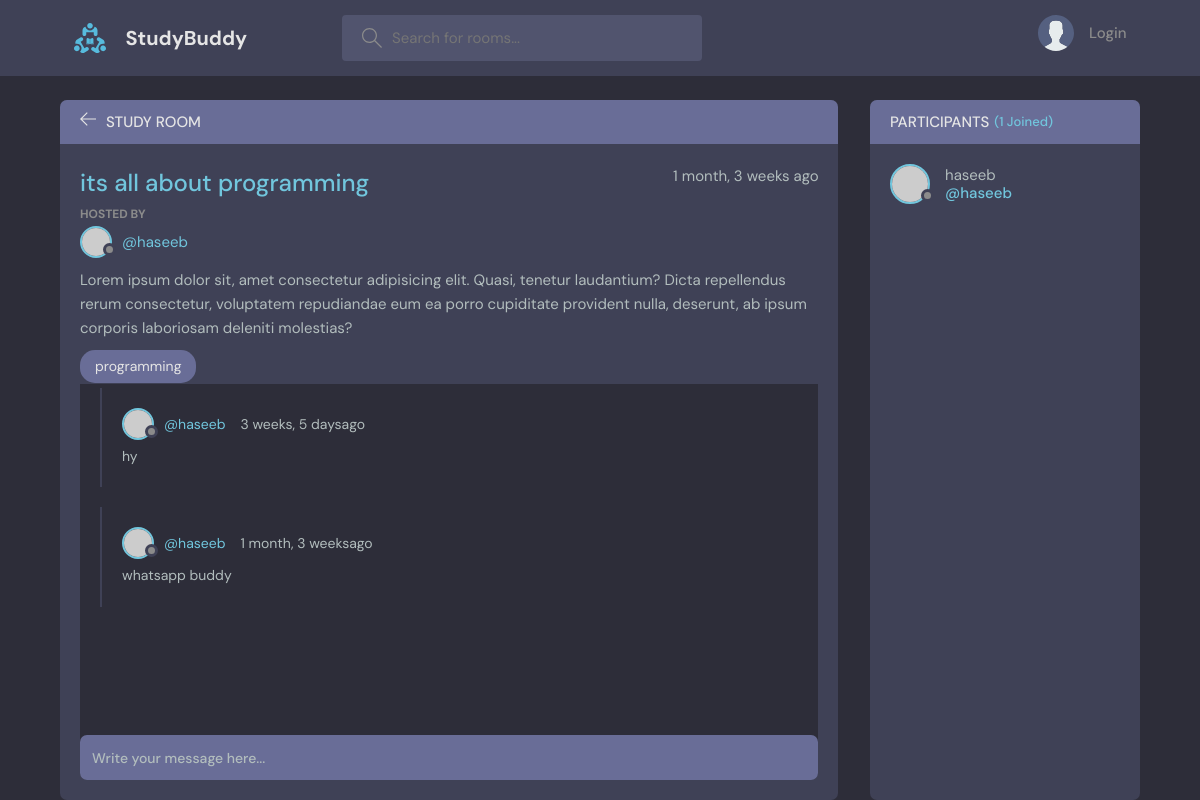
/room/9/, run on the app's committed database.
### base/models.py (models this page shows, shortened)
class Room(models.Model):
    host =  models.ForeignKey(User, on_delete=models.SET_NULL, null = True)
    topic =  models.ForeignKey(Topic, on_delete=models.SET_NULL, null = True)
    name = models.CharField(max_length=100)
    description = models.TextField(null=True, blank=True)
    participants = models.ManyToManyField(
        User, related_name='participants', blank=True
    )
    updated = models.DateTimeField(auto_now=True)
    created = models.DateTimeField(auto_now_add=True)
    class Meta:
        ordering = ['-updated', '-created']

class Topic(models.Model):
    name = models.CharField(max_length=100)
    def __str__(self):
        return self.name

class Message(models.Model):
    user = models.ForeignKey(User, on_delete=models.CASCADE)
    room = models.ForeignKey(Room, on_delete=models.CASCADE)
    body = models.TextField()
    updated = models.DateTimeField(auto_now=True)
    created = models.DateTimeField(auto_now_add=True)
    class Meta:
        ordering = ['-updated', '-created']

### base/views.py (the view, shortened to what this page needs)
# urls.py: path('room/<str:pk>/', views.room, name="Room"),
def room(request, pk):
    room = Room.objects.get(id=pk)
    room_messages = room.message_set.all()
    participants = room.participants.all()
    context = {'room': room, 'room_messages':room_messages, 'participants':participants}
    return render(request, 'base/room.html', context)

### base/templates/base/room.html (shortened to what this page needs)
{% extends 'main.html' %}
{% block content %}
    <main class="profile-page layout layout--2">
      <div class="container">
        <div class="room">
          <div class="room__top">
            <div class="room__topLeft">
              <a href="{% url 'Home' %}">
                <svg version="1.1" xmlns="http://www.w3.org/2000/svg" width="32" height="32" viewBox="0 0 32 32">
                  <title>arrow-left</title>
                  <path
                    d="M13.723 2.286l-13.723 13.714 13.719 13.714 1.616-1.611-10.96-10.96h27.625v-2.286h-27.625l10.965-10.965-1.616-1.607z"
                  ></path>
                </svg>
              </a>
              <h3>Study Room</h3>
            </div>
          </div>
          <div class="room__box scroll">
            <div class="room__header scroll">
              <div class="room__info">
                <h3>{{room.name}}</h3>
                <span>{{room.created|timesince}} ago</span>
              </div>
              <div class="room__hosted">
                <p>Hosted By</p>
                <a href="{% url 'user-profile' room.host.id %}" class="room__author">
                  <div class="avatar avatar--small">
                    <img src="https://randomuser.me/api/portraits/men/37.jpg" />
                  </div>
                  <span>@{{room.host.username}}</span>
                </a>
              </div>
              <div class="room__details">
                Lorem ipsum dolor sit, amet consectetur adipisicing elit. Quasi, tenetur laudantium? Dicta repellendus
                rerum consectetur, voluptatem repudiandae eum ea porro cupiditate provident nulla, deserunt, ab ipsum
                corporis laboriosam deleniti molestias?
              </div>
              <span class="room__topics">{{room.topic}}</span>
            </div>
            <div class="room__conversation">
              <div class="threads scroll">
                {% for message in room_messages %}
                  <div class="thread">
                    <div class="thread__top">
                      <div class="thread__author">
                        <a href="{% url 'user-profile' message.user.id %}" class="thread__authorInfo">
                          <div class="avatar avatar--small">
                            <img src="https://randomuser.me/api/portraits/men/37.jpg" />
                          </div>
                          <span>@{{message.user.username}}</span>
                        </a>
                        <span class="thread__date">{{message.created|timesince}}ago</span>
                      </div>
                    </div>
                    <div class="thread__details">
                      {{message.body}}
                    </div>
                  </div>
                {% endfor %}
              </div>
            </div>
          </div>
          <div class="room__message">
            <form action="" method="POST">
              <input name="body" placeholder="Write your message here..." /></form>
          </div>
        </div>
        <div class="participants">
          <h3 class="participants__top">Participants <span>({{participants.count}} Joined)</span></h3>
          <div class="participants__list scroll">
            {% for user in participants %}
              <a href="{% url 'user-profile' user.id %}" class="participant">
                <div class="avatar avatar--medium">
                  <img src="https://randomuser.me/api/portraits/men/37.jpg" />
                </div>
                <p>
                  {{user.username}}
                  <span>@{{user.username}}</span>
                </p>
              </a>
            {% endfor %}
          </div>
        </div>
      </div>
    </main>
{% endblock content %}

### data on the page
Room: name "its all about programming", created "1 month, 3 weeks", host.username "haseeb", topic "programming"
Message: user.username "haseeb", created "3 weeks, 5 days", body "hy"
Message: user.username "haseeb", created "1 month, 3 weeks", body "whatsapp buddy"

### other printed values
{{ participants.count }} "1"
{{ user.username }} "haseeb"
